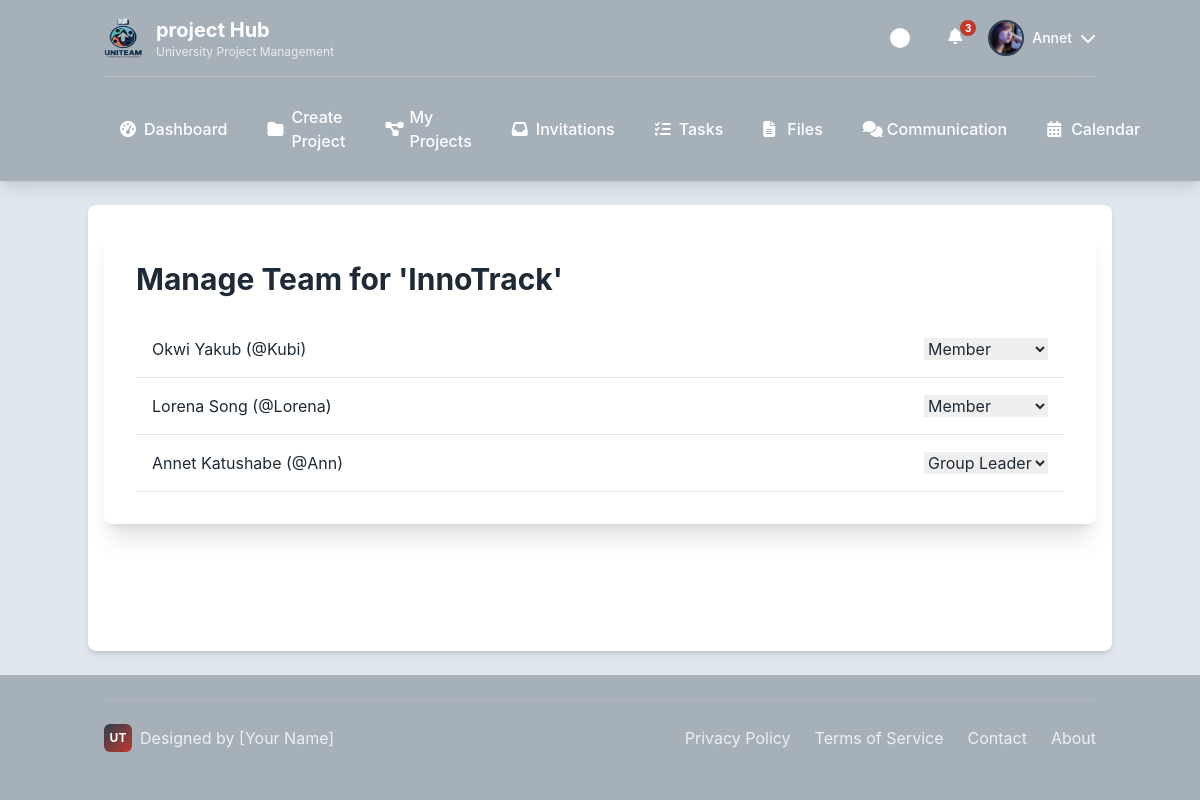
/projects/1/manage-team/ (signed in), run on the app's committed database.
### users/models.py (models this page shows)
class CustomUser(AbstractUser):
    class Role(models.TextChoices):
        ADMIN = "ADMIN", "Admin"
        LECTURER = "LECTURER", "Lecturer"
        STUDENT = "STUDENT", "Student"
    role = models.CharField(max_length=50, choices=Role.choices)
    avatar = models.ImageField(upload_to='avatars/', null=True, blank=True)
    is_approved = models.BooleanField(default=True)
    phone_number = models.CharField(max_length=20, blank=True)
    def get_full_name(self):
        return f"{self.first_name} {self.last_name}"

### projects/models.py (models this page shows, shortened)
class Project(models.Model):
    class LifecycleStatus(models.TextChoices):
        DRAFT = 'DRAFT', 'Draft'
        ACTIVE = 'ACTIVE', 'Active'
        SUBMITTED = 'SUBMITTED', 'Submitted'
        ARCHIVED = 'ARCHIVED', 'Archived'
    title = models.CharField(max_length=200)
    description = models.TextField()
    course_code = models.CharField(max_length=20, blank=True)
    deadline = models.DateField()
    lifecycle_status = models.CharField(
        max_length=20,
        choices=LifecycleStatus.choices,
        default=LifecycleStatus.ACTIVE,
    )
    supervisor = models.ForeignKey(
        settings.AUTH_USER_MODEL,
        on_delete=models.SET_NULL, null=True, blank=True,
        limit_choices_to={'role': 'LECTURER'}, related_name='supervised_projects'
    )
    template_used = models.ForeignKey(ProjectTemplate, on_delete=models.SET_NULL, null=True, blank=True)
    created_at = models.DateTimeField(auto_now_add=True)
    updated_at = models.DateTimeField(auto_now=True)
    class Meta:
        ordering = ['deadline', '-created_at']

class TeamMembership(models.Model):
    user = models.ForeignKey(settings.AUTH_USER_MODEL, on_delete=models.CASCADE)
    team = models.ForeignKey(Team, on_delete=models.CASCADE)
    role = models.CharField(max_length=50, choices=Team.Role.choices, default=Team.Role.MEMBER)
    joined_at = models.DateTimeField(auto_now_add=True)
    class Meta:
        unique_together = ('user', 'team')

### projects/views.py (the view)
# urls.py: path('<int:project_id>/manage-team/', views.manage_team_view, name='manage_team'),
@login_required
def manage_team_view(request, project_id):
    project = get_object_or_404(Project, pk=project_id)
    if not project.team.teammembership_set.filter(Q(user=request.user, role=Team.Role.LEADER) | Q(user=request.user, role=Team.Role.CO_LEADER)).exists():
        messages.error(request, "You don't have permission to manage this team.")
        return redirect(project.get_absolute_url())
    memberships = project.team.teammembership_set.all()
    return render(request, 'projects/manage_team.html', {'project': project, 'memberships': memberships})

### templates/projects/manage_team.html (shortened to what this page needs)
{% extends "base/base_student.html" %}
{% block content %}
<div class="surface shadow-xl rounded-lg p-6 md:p-8">
    <h1 class="text-3xl font-bold">Manage Team for '{{ project.title }}'</h1>
    <div class="mt-6">
        {% for membership in memberships %}
        <div class="flex justify-between items-center p-4 border-b">
            <p>{{ membership.user.get_full_name }} (@{{ membership.user.username }})</p>
            <form method="POST" action="{% url 'update_member_role' membership.id %}">
                <select name="role" onchange="this.form.submit()">
                    <option value="MEMBER" {% if membership.role == 'MEMBER' %}selected{% endif %}>Member</option>
                    <option value="LEADER" {% if membership.role == 'LEADER' %}selected{% endif %}>Group Leader</option>
                </select>
            </form>
        </div>
        {% endfor %}
    </div>
</div>
{% endblock %}

### templates/base/base_student.html (shortened to what this page needs)
<!DOCTYPE html>
{% load static %}
<html lang="en">
<head>
    <script src="https://cdn.tailwindcss.com"></script>
    <link rel="stylesheet" href="https://cdnjs.cloudflare.com/ajax/libs/font-awesome/6.4.0/css/all.min.css">
    <link rel="stylesheet" href="{% static 'css/student_base.css' %}">
</head>
<body class="min-h-screen flex flex-col">
    <header class="header-bg text-white shadow-lg">
        <div class="container mx-auto px-4 py-4">
            <div class="flex justify-between items-center">
                <div class="logo-container">
                    <img src="{% static 'images/logo/uniteam_logo (1).png'%}" alt="UniTeam Logo" class="w-10 h-10 rounded-lg" onerror="this.style.display='none'; this.nextElementSibling.style.display='flex';">
                    <div>
                        <h1 class="text-xl font-bold">project Hub</h1>
                        <p class="text-xs opacity-75">University Project Management</p>
                    </div>
                </div>
                <div class="flex items-center space-x-4">
                    <div class="theme-toggle" id="themeToggle" title="Toggle Theme"></div>
                    {% if user.is_authenticated %}
                        <div class="relative cursor-pointer" id="notificationButton" title="Notifications">
                            <i class="fa-solid fa-bell w-6 h-6 text-white hover:text-accent-1 transition-colors"></i>
                            <span class="notification-badge">3</span>
                        </div>
                        <div class="profile-dropdown">
                            <div class="flex items-center gap-2 cursor-pointer" id="profileButton">
                                {% if user.avatar %}
                                    <img src="{{ user.avatar.url }}" alt="{{ user.username }}'s Avatar" class="profile-avatar object-cover">
                                {% else %}
                                    <div class="profile-avatar bg-accent-1 flex items-center justify-center text-white font-bold">
                                        {{ user.first_name.0|default:user.username.0|upper }}
                                    </div>
                                {% endif %}
                                <span class="hidden md:block text-sm font-medium">{{ user.first_name|default:user.username }}</span>
                                <i class="fa-solid fa-chevron-down w-4 h-4 transition-transform" id="profileArrow"></i>
                            </div>
                        </div>
                    {% else %}
                        <div class="flex items-center space-x-3">
                            <a href="#" class="btn btn-secondary">LOGIN</a>
                            <a href="#" class="btn btn-primary">REGISTER</a>
                        </div>
                    {% endif %}
                </div>
            </div>
            {% if user.is_authenticated %}
            <nav class="hidden md:block mt-4 pt-4 border-t border-white border-opacity-20">
                <div class="flex space-x-2">
                    <a href="{% url 'student_dashboard' %}" class="nav-link {% if request.resolver_match.url_name == 'dashboard' %}active{% endif %}">
                        <i class="fa-solid fa-gauge-high w-4 h-4"></i>
                        Dashboard
                    </a>
                    <a href="{% url 'create_project' %}" class="nav-link {% if request.resolver_match.url_name == 'projects' %}active{% endif %}">
                        <i class="fa-solid fa-folder w-4 h-4"></i>
                        Create Project
                    </a>
                    <a href="{% url 'my_projects' %}" class="nav-link {% if request.resolver_match.url_name == 'projects' %}active{% endif %}">
                        <i class="fa-solid fa-diagram-project w-4 h-4"></i>
                        My Projects
                    </a>
                    <a href="{% url 'view_invitations' %}" class="nav-link {% if request.resolver_match.url_name == 'invitations' %}active{% endif %}">
                        <i class="fa-solid fa-inbox w-4 h-4"></i>
                        Invitations
                    </a>
                    <a href="" class="nav-link {% if request.resolver_match.url_name == 'tasks' %}active{% endif %}">
                        <i class="fa-solid fa-list-check w-4 h-4"></i>
                        Tasks
                    </a>
                    <a href="#" class="nav-link {% if request.resolver_match.url_name == 'files' %}active{% endif %}">
                        <i class="fa-solid fa-file-lines w-4 h-4"></i>
                        Files
                    </a>
                    <a href="#" class="nav-link {% if request.resolver_match.url_name == 'communication' %}active{% endif %}">
                        <i class="fa-solid fa-comments w-4 h-4"></i>
                        Communication
                    </a>
                    <a href="#" class="nav-link {% if request.resolver_match.url_name == 'calendar' %}active{% endif %}">
                        <i class="fa-solid fa-calendar-days w-4 h-4"></i>
                        Calendar
                    </a>
                </div>
            </nav>
            {% endif %}
        </div>
    </header>
    <main class="flex-grow container mx-auto px-4 py-6 surface shadow-md my-6 rounded-lg">
        {% block content %}{% endblock %}
    </main>
    {% if user.is_authenticated %}
    <footer class="footer-bg text-white py-6 mt-auto">
        <div class="container mx-auto px-4">
            <div class="footer-content">
                <div class="personal-branding">
                    <div class="personal-logo">UT</div>
                    <span>Designed by [Your Name]</span>
                </div>
                <div class="footer-links">
                    <a href="#">Privacy Policy</a>
                    <a href="#">Terms of Service</a>
                    <a href="#">Contact</a>
                    <a href="#">About</a>
                </div>
            </div>
        </div>
    </footer>
    {% endif %}
</body>
</html>

### static/css/student_base.css (style rules this page uses)
:root { --light-gray: #DFE6EC; --dark-gray: #A6B0B9; --accent-1: #C0392B; --accent-2: #2C3E50; --text-dark: #1E2A35; --background: var(--light-gray); --surface: #ffffff; --header-bg: var(--dark-gray); --footer-bg: var(--dark-gray); }
body { background-color: var(--background); color: var(--text-dark); transition: all 0.3s ease; font-family: 'Inter', system-ui, -apple-system, sans-serif; }
.header-bg { background-color: var(--header-bg); }
.footer-bg { background-color: var(--footer-bg); }
.surface { background-color: var(--surface); }
.logo-container { display: flex; align-items: center; gap: 12px; }
.nav-link { position: relative; padding: 12px 16px; border-radius: 6px; transition: all 0.2s ease; font-weight: 500; display: flex; align-items: center; gap: 8px; }
.profile-dropdown { position: relative; }
.profile-avatar { width: 36px; height: 36px; border-radius: 50%; border: 2px solid var(--accent-2); cursor: pointer; transition: all 0.2s ease; }
.theme-toggle { width: 44px; height: 24px; background-color: var(--dark-gray); border-radius: 12px; position: relative; cursor: pointer; transition: background-color 0.3s ease; }
.theme-toggle::before { content: ''; position: absolute; top: 2px; left: 2px; width: 20px; height: 20px; background-color: white; border-radius: 50%; transition: transform 0.3s ease; }
.footer-content { display: flex; justify-content: space-between; align-items: center; padding: 24px 0; border-top: 1px solid rgba(255,255,255,0.1); }
.footer-links { display: flex; gap: 24px; }
.footer-links a { color: rgba(255,255,255,0.8); text-decoration: none; transition: color 0.2s ease; }
.personal-branding { display: flex; align-items: center; gap: 8px; color: rgba(255,255,255,0.8); }
.personal-logo { width: 28px; height: 28px; background: linear-gradient(135deg, var(--accent-2), var(--accent-1)); border-radius: 6px; display: flex; align-items: center; justify-content: center; color: white; font-weight: bold; font-size: 12px; }
.notification-badge { position: absolute; top: -4px; right: -4px; background-color: var(--accent-1); color: white; font-size: 10px; font-weight: bold; border-radius: 10px; min-width: 16px; height: 16px; display: flex; align-items: center; justify-content: center; padding: 0 4px; }

### data on the page
CustomUser: avatar (picture), first_name "Annet"
Project: title "InnoTrack"
TeamMembership: user.get_full_name "Okwi Yakub", user.username "Kubi", role "Member"
TeamMembership: user.get_full_name "Lorena Song", user.username "Lorena", role "Member"
TeamMembership: user.get_full_name "Annet Katushabe", user.username "Ann", role "Group Leader"
